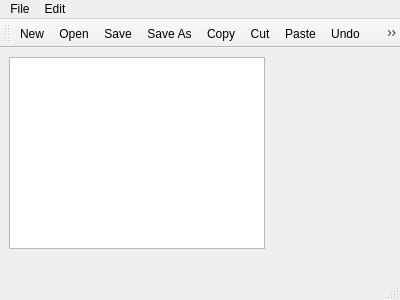
<?xml version="1.0" encoding="UTF-8"?>
<ui version="4.0">
 <class>MainWindow</class>
 <widget class="QMainWindow" name="MainWindow">
  <property name="geometry">
   <rect>
    <x>0</x>
    <y>0</y>
    <width>400</width>
    <height>300</height>
   </rect>
  </property>
  <property name="windowTitle">
   <string>MainWindow</string>
  </property>
  <widget class="QWidget" name="centralWidget">
   <widget class="QTextEdit" name="textEdit">
    <property name="geometry">
     <rect>
      <x>9</x>
      <y>9</y>
      <width>256</width>
      <height>192</height>
     </rect>
    </property>
   </widget>
  </widget>
  <widget class="QMenuBar" name="menuBar">
   <property name="geometry">
    <rect>
     <x>0</x>
     <y>0</y>
     <width>400</width>
     <height>22</height>
    </rect>
   </property>
   <widget class="QMenu" name="menuFile">
    <property name="title">
     <string>File</string>
    </property>
    <addaction name="actionNew"/>
    <addaction name="actionOpen"/>
    <addaction name="separator"/>
    <addaction name="actionSave"/>
    <addaction name="actionSave_As"/>
   </widget>
   <widget class="QMenu" name="menuEdit">
    <property name="title">
     <string>Edit</string>
    </property>
    <addaction name="actionCopy"/>
    <addaction name="actionCut"/>
    <addaction name="actionPaste"/>
    <addaction name="separator"/>
    <addaction name="actionUndo"/>
    <addaction name="actionRedo"/>
   </widget>
   <addaction name="menuFile"/>
   <addaction name="menuEdit"/>
  </widget>
  <widget class="QToolBar" name="mainToolBar">
   <attribute name="toolBarArea">
    <enum>TopToolBarArea</enum>
   </attribute>
   <attribute name="toolBarBreak">
    <bool>false</bool>
   </attribute>
   <addaction name="actionNew"/>
   <addaction name="actionOpen"/>
   <addaction name="actionSave"/>
   <addaction name="actionSave_As"/>
   <addaction name="actionCopy"/>
   <addaction name="actionCut"/>
   <addaction name="actionPaste"/>
   <addaction name="actionUndo"/>
   <addaction name="actionRedo"/>
  </widget>
  <widget class="QStatusBar" name="statusBar"/>
  <action name="actionNew">
   <property name="icon">
    <iconset resource="appresources.qrc">
     <normaloff>:/images/page_white.png</normaloff>:/images/page_white.png</iconset>
   </property>
   <property name="text">
    <string>New</string>
   </property>
  </action>
  <action name="actionOpen">
   <property name="icon">
    <iconset resource="appresources.qrc">
     <normaloff>:/images/folder.png</normaloff>:/images/folder.png</iconset>
   </property>
   <property name="text">
    <string>Open</string>
   </property>
  </action>
  <action name="actionSave">
   <property name="icon">
    <iconset resource="appresources.qrc">
     <normaloff>:/images/disk.png</normaloff>:/images/disk.png</iconset>
   </property>
   <property name="text">
    <string>Save</string>
   </property>
  </action>
  <action name="actionSave_As">
   <property name="icon">
    <iconset resource="appresources.qrc">
     <normaloff>:/images/page_save.png</normaloff>:/images/page_save.png</iconset>
   </property>
   <property name="text">
    <string>Save As</string>
   </property>
  </action>
  <action name="actionCopy">
   <property name="icon">
    <iconset resource="appresources.qrc">
     <normaloff>:/images/page_white_copy.png</normaloff>:/images/page_white_copy.png</iconset>
   </property>
   <property name="text">
    <string>Copy</string>
   </property>
  </action>
  <action name="actionCut">
   <property name="icon">
    <iconset resource="appresources.qrc">
     <normaloff>:/images/cut.png</normaloff>:/images/cut.png</iconset>
   </property>
   <property name="text">
    <string>Cut</string>
   </property>
  </action>
  <action name="actionPaste">
   <property name="icon">
    <iconset resource="appresources.qrc">
     <normaloff>:/images/page_paste.png</normaloff>:/images/page_paste.png</iconset>
   </property>
   <property name="text">
    <string>Paste</string>
   </property>
  </action>
  <action name="actionUndo">
   <property name="icon">
    <iconset resource="appresources.qrc">
     <normaloff>:/images/arrow_undo.png</normaloff>:/images/arrow_undo.png</iconset>
   </property>
   <property name="text">
    <string>Undo</string>
   </property>
  </action>
  <action name="actionRedo">
   <property name="icon">
    <iconset resource="appresources.qrc">
     <normaloff>:/images/arrow_redo.png</normaloff>:/images/arrow_redo.png</iconset>
   </property>
   <property name="text">
    <string>Redo</string>
   </property>
  </action>
 </widget>
 <layoutdefault spacing="6" margin="11"/>
 <resources>
  <include location="appresources.qrc"/>
 </resources>
 <connections/>
</ui>
